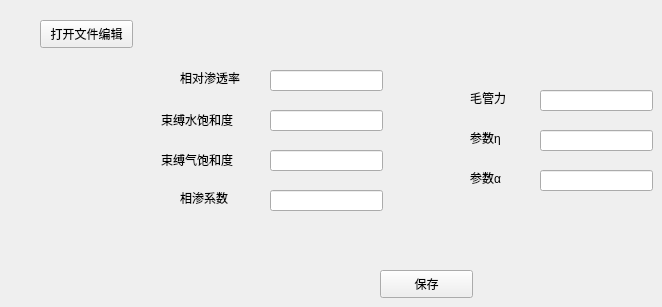
      <widget class="QWidget" name="tab_9">
       <attribute name="title">
        <string>相对渗透率|毛管力</string>
       </attribute>
       <widget class="QLabel" name="label_42">
        <property name="geometry">
         <rect>
          <x>180</x>
          <y>70</y>
          <width>81</width>
          <height>16</height>
         </rect>
        </property>
        <property name="text">
         <string>相对渗透率</string>
        </property>
       </widget>
       <widget class="QPushButton" name="pushButton_14">
        <property name="geometry">
         <rect>
          <x>40</x>
          <y>20</y>
          <width>93</width>
          <height>28</height>
         </rect>
        </property>
        <property name="text">
         <string>打开文件编辑</string>
        </property>
       </widget>
       <widget class="QLabel" name="label_43">
        <property name="geometry">
         <rect>
          <x>161</x>
          <y>110</y>
          <width>91</width>
          <height>20</height>
         </rect>
        </property>
        <property name="text">
         <string>束缚水饱和度</string>
        </property>
       </widget>
       <widget class="QLabel" name="label_44">
        <property name="geometry">
         <rect>
          <x>161</x>
          <y>150</y>
          <width>91</width>
          <height>20</height>
         </rect>
        </property>
        <property name="text">
         <string>束缚气饱和度</string>
        </property>
       </widget>
       <widget class="QLabel" name="label_45">
        <property name="geometry">
         <rect>
          <x>180</x>
          <y>190</y>
          <width>72</width>
          <height>15</height>
         </rect>
        </property>
        <property name="text">
         <string>相渗系数</string>
        </property>
       </widget>
       <widget class="QLineEdit" name="lineEdit_33">
        <property name="geometry">
         <rect>
          <x>270</x>
          <y>70</y>
          <width>113</width>
          <height>21</height>
         </rect>
        </property>
       </widget>
       <widget class="QLineEdit" name="lineEdit_34">
        <property name="geometry">
         <rect>
          <x>270</x>
          <y>110</y>
          <width>113</width>
          <height>21</height>
         </rect>
        </property>
       </widget>
       <widget class="QLineEdit" name="lineEdit_35">
        <property name="geometry">
         <rect>
          <x>270</x>
          <y>150</y>
          <width>113</width>
          <height>21</height>
         </rect>
        </property>
       </widget>
       <widget class="QLineEdit" name="lineEdit_36">
        <property name="geometry">
         <rect>
          <x>270</x>
          <y>190</y>
          <width>113</width>
          <height>21</height>
         </rect>
        </property>
       </widget>
       <widget class="QLabel" name="label_46">
        <property name="geometry">
         <rect>
          <x>470</x>
          <y>90</y>
          <width>72</width>
          <height>15</height>
         </rect>
        </property>
        <property name="text">
         <string>毛管力</string>
        </property>
       </widget>
       <widget class="QLabel" name="label_47">
        <property name="geometry">
         <rect>
          <x>470</x>
          <y>130</y>
          <width>72</width>
          <height>15</height>
         </rect>
        </property>
        <property name="text">
         <string>参数η</string>
        </property>
       </widget>
       <widget class="QLabel" name="label_48">
        <property name="geometry">
         <rect>
          <x>470</x>
          <y>170</y>
          <width>72</width>
          <height>15</height>
         </rect>
        </property>
        <property name="text">
         <string>参数α</string>
        </property>
       </widget>
       <widget class="QLineEdit" name="lineEdit_37">
        <property name="geometry">
         <rect>
          <x>540</x>
          <y>90</y>
          <width>113</width>
          <height>21</height>
         </rect>
        </property>
       </widget>
       <widget class="QLineEdit" name="lineEdit_38">
        <property name="geometry">
         <rect>
          <x>540</x>
          <y>130</y>
          <width>113</width>
          <height>21</height>
         </rect>
        </property>
       </widget>
       <widget class="QLineEdit" name="lineEdit_39">
        <property name="geometry">
         <rect>
          <x>540</x>
          <y>170</y>
          <width>113</width>
          <height>21</height>
         </rect>
        </property>
       </widget>
       <widget class="QPushButton" name="pushButton_15">
        <property name="geometry">
         <rect>
          <x>380</x>
          <y>270</y>
          <width>93</width>
          <height>28</height>
         </rect>
        </property>
        <property name="text">
         <string>保存</string>
        </property>
       </widget>
      </widget>
